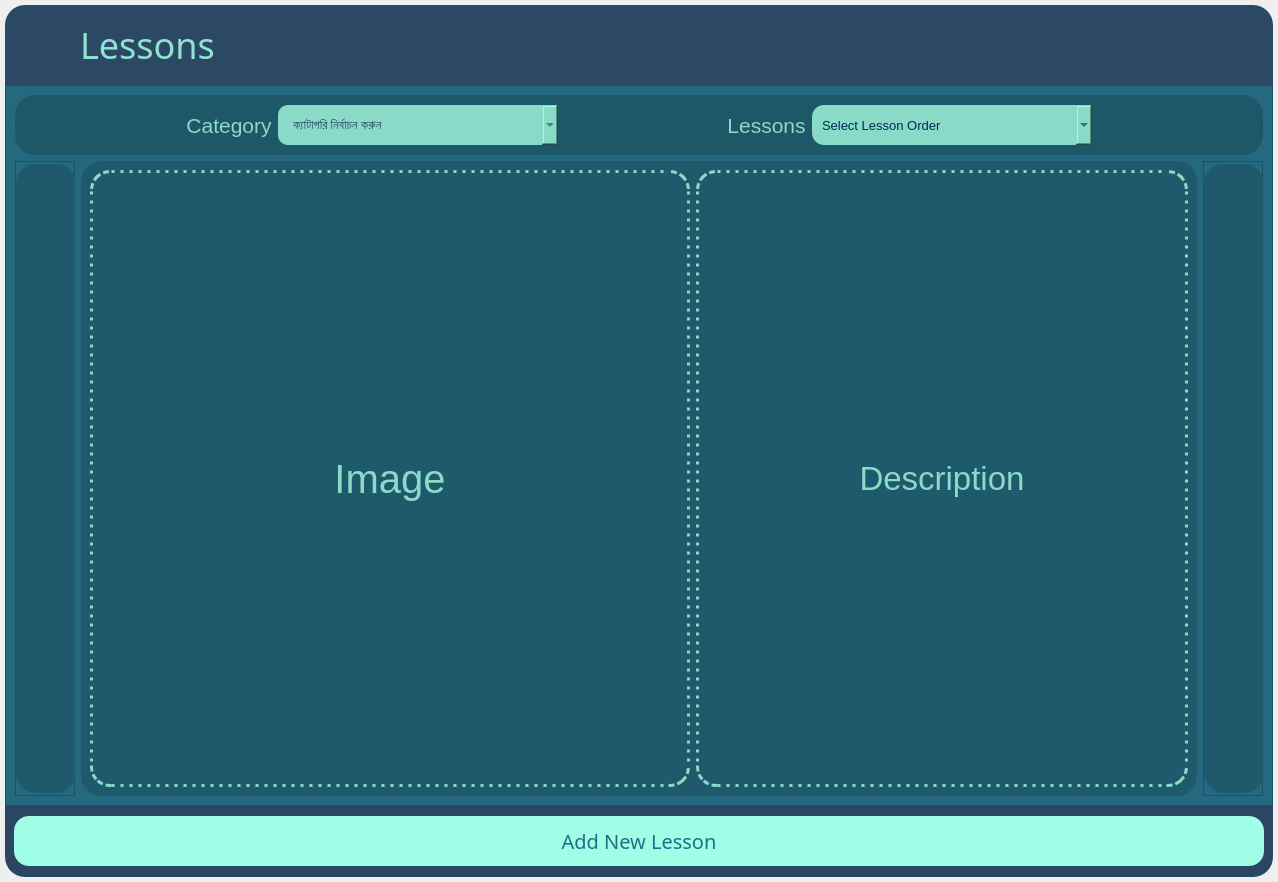
<?xml version="1.0" encoding="UTF-8"?>
<ui version="4.0">
 <class>MainWindow</class>
 <widget class="QMainWindow" name="MainWindow">
  <property name="geometry">
   <rect>
    <x>0</x>
    <y>0</y>
    <width>1278</width>
    <height>882</height>
   </rect>
  </property>
  <property name="sizePolicy">
   <sizepolicy hsizetype="Maximum" vsizetype="Maximum">
    <horstretch>0</horstretch>
    <verstretch>0</verstretch>
   </sizepolicy>
  </property>
  <property name="minimumSize">
   <size>
    <width>1200</width>
    <height>882</height>
   </size>
  </property>
  <property name="windowTitle">
   <string>MainWindow</string>
  </property>
  <widget class="QWidget" name="centralwidget">
   <property name="sizePolicy">
    <sizepolicy hsizetype="Expanding" vsizetype="Expanding">
     <horstretch>0</horstretch>
     <verstretch>0</verstretch>
    </sizepolicy>
   </property>
   <layout class="QVBoxLayout" name="verticalLayout">
    <property name="spacing">
     <number>0</number>
    </property>
    <property name="leftMargin">
     <number>5</number>
    </property>
    <property name="topMargin">
     <number>5</number>
    </property>
    <property name="rightMargin">
     <number>5</number>
    </property>
    <property name="bottomMargin">
     <number>5</number>
    </property>
    <item>
     <widget class="QFrame" name="top_frame">
      <property name="minimumSize">
       <size>
        <width>1180</width>
        <height>80</height>
       </size>
      </property>
      <property name="maximumSize">
       <size>
        <width>16777215</width>
        <height>80</height>
       </size>
      </property>
      <property name="styleSheet">
       <string notr="true">background-color: #2B4865;
border-top-left-radius: 20px;
border-top-right-radius: 20px;</string>
      </property>
      <property name="frameShape">
       <enum>QFrame::StyledPanel</enum>
      </property>
      <property name="frameShadow">
       <enum>QFrame::Raised</enum>
      </property>
      <layout class="QHBoxLayout" name="horizontalLayout">
       <item>
        <widget class="QPushButton" name="btn_back_to_home">
         <property name="sizePolicy">
          <sizepolicy hsizetype="Preferred" vsizetype="Preferred">
           <horstretch>0</horstretch>
           <verstretch>0</verstretch>
          </sizepolicy>
         </property>
         <property name="minimumSize">
          <size>
           <width>0</width>
           <height>60</height>
          </size>
         </property>
         <property name="maximumSize">
          <size>
           <width>60</width>
           <height>60</height>
          </size>
         </property>
         <property name="baseSize">
          <size>
           <width>0</width>
           <height>4</height>
          </size>
         </property>
         <property name="font">
          <font>
           <pointsize>11</pointsize>
          </font>
         </property>
         <property name="cursor">
          <cursorShape>PointingHandCursor</cursorShape>
         </property>
         <property name="mouseTracking">
          <bool>true</bool>
         </property>
         <property name="styleSheet">
          <string notr="true">QPushButton {
	background-color: #2B4865 #256D85;
	border: none;
}

QPushButton:hover:!pressed
{
	background-color:  #256D85;
	border-radius: 30px;
}</string>
         </property>
         <property name="text">
          <string/>
         </property>
         <property name="icon">
          <iconset>
           <normaloff>../Images/back_icon.png</normaloff>../Images/back_icon.png</iconset>
         </property>
         <property name="iconSize">
          <size>
           <width>200</width>
           <height>200</height>
          </size>
         </property>
         <property name="autoDefault">
          <bool>false</bool>
         </property>
         <property name="default">
          <bool>false</bool>
         </property>
         <property name="flat">
          <bool>false</bool>
         </property>
        </widget>
       </item>
       <item>
        <widget class="QLabel" name="lbl_headline">
         <property name="font">
          <font>
           <family>Hind Siliguri Medium</family>
           <pointsize>27</pointsize>
          </font>
         </property>
         <property name="styleSheet">
          <string notr="true">color: #8FE3CF</string>
         </property>
         <property name="text">
          <string>Lessons</string>
         </property>
         <property name="alignment">
          <set>Qt::AlignLeading|Qt::AlignLeft|Qt::AlignVCenter</set>
         </property>
        </widget>
       </item>
      </layout>
     </widget>
    </item>
    <item>
     <widget class="QFrame" name="mid_frame">
      <property name="minimumSize">
       <size>
        <width>1180</width>
        <height>604</height>
       </size>
      </property>
      <property name="styleSheet">
       <string notr="true">
background-color:rgb(36, 105, 127);</string>
      </property>
      <property name="frameShape">
       <enum>QFrame::StyledPanel</enum>
      </property>
      <property name="frameShadow">
       <enum>QFrame::Raised</enum>
      </property>
      <layout class="QGridLayout" name="gridLayout">
       <item row="0" column="0" colspan="3">
        <widget class="QFrame" name="bottom_top_frame">
         <property name="minimumSize">
          <size>
           <width>0</width>
           <height>60</height>
          </size>
         </property>
         <property name="maximumSize">
          <size>
           <width>16777215</width>
           <height>60</height>
          </size>
         </property>
         <property name="styleSheet">
          <string notr="true">background-color: rgb(29, 88, 105);
color: rgb(137, 218, 199);
border-radius: 20px;</string>
         </property>
         <property name="frameShape">
          <enum>QFrame::StyledPanel</enum>
         </property>
         <property name="frameShadow">
          <enum>QFrame::Raised</enum>
         </property>
         <layout class="QHBoxLayout" name="horizontalLayout_2">
          <item>
           <spacer name="horizontalSpacer_3">
            <property name="orientation">
             <enum>Qt::Horizontal</enum>
            </property>
            <property name="sizeHint" stdset="0">
             <size>
              <width>141</width>
              <height>20</height>
             </size>
            </property>
           </spacer>
          </item>
          <item>
           <widget class="QLabel" name="lbl_category">
            <property name="font">
             <font>
              <pointsize>16</pointsize>
             </font>
            </property>
            <property name="text">
             <string>Category</string>
            </property>
            <property name="alignment">
             <set>Qt::AlignCenter</set>
            </property>
           </widget>
          </item>
          <item>
           <widget class="QComboBox" name="cmb_category">
            <property name="minimumSize">
             <size>
              <width>280</width>
              <height>40</height>
             </size>
            </property>
            <property name="font">
             <font>
              <family>Hind Siliguri</family>
              <pointsize>10</pointsize>
              <weight>50</weight>
              <bold>false</bold>
             </font>
            </property>
            <property name="styleSheet">
             <string notr="true">background-color: rgb(137, 218, 199);
padding-left: 15px;
border-radius: 10px;
color: rgb(43, 72, 101);</string>
            </property>
            <property name="currentText">
             <string>ক্যাটাগরি নির্বাচন করুন</string>
            </property>
            <item>
             <property name="text">
              <string>ক্যাটাগরি নির্বাচন করুন</string>
             </property>
            </item>
            <item>
             <property name="text">
              <string>নাম শিখন (Noun)</string>
             </property>
            </item>
            <item>
             <property name="text">
              <string>ক্রিয়া শিখন (Verb)</string>
             </property>
            </item>
            <item>
             <property name="text">
              <string>সম্পর্ক শিখন (Association)</string>
             </property>
            </item>
            <item>
             <property name="text">
              <string>কর্মধারা শিখন (Activity)</string>
             </property>
            </item>
           </widget>
          </item>
          <item>
           <spacer name="horizontalSpacer_6">
            <property name="orientation">
             <enum>Qt::Horizontal</enum>
            </property>
            <property name="sizeHint" stdset="0">
             <size>
              <width>143</width>
              <height>20</height>
             </size>
            </property>
           </spacer>
          </item>
          <item>
           <widget class="QLabel" name="lbl_lessons">
            <property name="font">
             <font>
              <pointsize>16</pointsize>
             </font>
            </property>
            <property name="text">
             <string>Lessons</string>
            </property>
            <property name="alignment">
             <set>Qt::AlignCenter</set>
            </property>
           </widget>
          </item>
          <item>
           <widget class="QComboBox" name="cmb_lessons">
            <property name="minimumSize">
             <size>
              <width>280</width>
              <height>40</height>
             </size>
            </property>
            <property name="font">
             <font>
              <pointsize>10</pointsize>
              <weight>50</weight>
              <bold>false</bold>
             </font>
            </property>
            <property name="styleSheet">
             <string notr="true">background-color: rgb(137, 218, 199);
border-radius: 12px;
color: rgb(0, 43, 91);
padding-left: 10px;</string>
            </property>
            <item>
             <property name="text">
              <string>Select Lesson Order</string>
             </property>
            </item>
           </widget>
          </item>
          <item>
           <spacer name="horizontalSpacer_5">
            <property name="orientation">
             <enum>Qt::Horizontal</enum>
            </property>
            <property name="sizeHint" stdset="0">
             <size>
              <width>141</width>
              <height>20</height>
             </size>
            </property>
           </spacer>
          </item>
         </layout>
        </widget>
       </item>
       <item row="1" column="0">
        <widget class="QFrame" name="left_btn_frame">
         <property name="minimumSize">
          <size>
           <width>60</width>
           <height>629</height>
          </size>
         </property>
         <property name="maximumSize">
          <size>
           <width>60</width>
           <height>16777215</height>
          </size>
         </property>
         <property name="styleSheet">
          <string notr="true"/>
         </property>
         <property name="frameShape">
          <enum>QFrame::StyledPanel</enum>
         </property>
         <property name="frameShadow">
          <enum>QFrame::Raised</enum>
         </property>
         <layout class="QVBoxLayout" name="verticalLayout_3">
          <property name="leftMargin">
           <number>0</number>
          </property>
          <property name="topMargin">
           <number>0</number>
          </property>
          <property name="rightMargin">
           <number>0</number>
          </property>
          <property name="bottomMargin">
           <number>0</number>
          </property>
          <item>
           <widget class="QPushButton" name="btn_left">
            <property name="minimumSize">
             <size>
              <width>60</width>
              <height>629</height>
             </size>
            </property>
            <property name="maximumSize">
             <size>
              <width>60</width>
              <height>16777215</height>
             </size>
            </property>
            <property name="cursor">
             <cursorShape>PointingHandCursor</cursorShape>
            </property>
            <property name="styleSheet">
             <string notr="true">QPushButton {background-color: rgb(30, 90, 108); border-radius: 20px;}

QPushButton::hover  {
	background-color: rgb(20, 62, 74);
}
</string>
            </property>
            <property name="text">
             <string/>
            </property>
            <property name="icon">
             <iconset>
              <normaloff>../Images/left.png</normaloff>../Images/left.png</iconset>
            </property>
            <property name="iconSize">
             <size>
              <width>100</width>
              <height>100</height>
             </size>
            </property>
           </widget>
          </item>
         </layout>
        </widget>
       </item>
       <item row="1" column="1">
        <widget class="QFrame" name="middle_content_frame">
         <property name="styleSheet">
          <string notr="true">background-color: rgb(30, 90, 108);
border-radius: 20px;</string>
         </property>
         <property name="frameShape">
          <enum>QFrame::StyledPanel</enum>
         </property>
         <property name="frameShadow">
          <enum>QFrame::Raised</enum>
         </property>
         <layout class="QHBoxLayout" name="horizontalLayout_7">
          <item>
           <widget class="QLabel" name="lbl_image">
            <property name="minimumSize">
             <size>
              <width>600</width>
              <height>571</height>
             </size>
            </property>
            <property name="font">
             <font>
              <pointsize>30</pointsize>
             </font>
            </property>
            <property name="styleSheet">
             <string notr="true">border: 3px dotted  rgb(137, 218, 199);
color: rgb(137, 218, 199);</string>
            </property>
            <property name="text">
             <string>Image</string>
            </property>
            <property name="alignment">
             <set>Qt::AlignCenter</set>
            </property>
           </widget>
          </item>
          <item>
           <widget class="QLabel" name="lbl_image_text">
            <property name="minimumSize">
             <size>
              <width>390</width>
              <height>300</height>
             </size>
            </property>
            <property name="maximumSize">
             <size>
              <width>500</width>
              <height>16777215</height>
             </size>
            </property>
            <property name="font">
             <font>
              <pointsize>25</pointsize>
             </font>
            </property>
            <property name="styleSheet">
             <string notr="true">border: 3px dotted  rgb(137, 218, 199);
color: rgb(137, 218, 199);</string>
            </property>
            <property name="text">
             <string>Description</string>
            </property>
            <property name="alignment">
             <set>Qt::AlignCenter</set>
            </property>
            <property name="wordWrap">
             <bool>true</bool>
            </property>
           </widget>
          </item>
         </layout>
        </widget>
       </item>
       <item row="1" column="2">
        <widget class="QFrame" name="right_btn_frame">
         <property name="minimumSize">
          <size>
           <width>60</width>
           <height>629</height>
          </size>
         </property>
         <property name="maximumSize">
          <size>
           <width>60</width>
           <height>16777215</height>
          </size>
         </property>
         <property name="styleSheet">
          <string notr="true"/>
         </property>
         <property name="frameShape">
          <enum>QFrame::StyledPanel</enum>
         </property>
         <property name="frameShadow">
          <enum>QFrame::Raised</enum>
         </property>
         <layout class="QVBoxLayout" name="verticalLayout_4">
          <property name="leftMargin">
           <number>0</number>
          </property>
          <property name="topMargin">
           <number>0</number>
          </property>
          <property name="rightMargin">
           <number>0</number>
          </property>
          <property name="bottomMargin">
           <number>0</number>
          </property>
          <item>
           <widget class="QPushButton" name="btn_right">
            <property name="minimumSize">
             <size>
              <width>60</width>
              <height>629</height>
             </size>
            </property>
            <property name="maximumSize">
             <size>
              <width>60</width>
              <height>16777215</height>
             </size>
            </property>
            <property name="cursor">
             <cursorShape>PointingHandCursor</cursorShape>
            </property>
            <property name="styleSheet">
             <string notr="true">QPushButton {background-color: rgb(30, 90, 108); border-radius: 20px;}

QPushButton::hover  {
	background-color: rgb(20, 62, 74);
}
</string>
            </property>
            <property name="text">
             <string/>
            </property>
            <property name="icon">
             <iconset>
              <normaloff>../Images/right.png</normaloff>../Images/right.png</iconset>
            </property>
            <property name="iconSize">
             <size>
              <width>100</width>
              <height>100</height>
             </size>
            </property>
           </widget>
          </item>
         </layout>
        </widget>
       </item>
      </layout>
     </widget>
    </item>
    <item>
     <widget class="QFrame" name="bottom_frame">
      <property name="minimumSize">
       <size>
        <width>1180</width>
        <height>71</height>
       </size>
      </property>
      <property name="maximumSize">
       <size>
        <width>16777215</width>
        <height>70</height>
       </size>
      </property>
      <property name="styleSheet">
       <string notr="true">background-color: rgb(42, 70, 98);
border-bottom-left-radius: 20px;
border-bottom-right-radius: 20px;</string>
      </property>
      <property name="frameShape">
       <enum>QFrame::StyledPanel</enum>
      </property>
      <property name="frameShadow">
       <enum>QFrame::Raised</enum>
      </property>
      <layout class="QHBoxLayout" name="horizontalLayout_3">
       <item>
        <widget class="QPushButton" name="btn_add_new_lessons">
         <property name="sizePolicy">
          <sizepolicy hsizetype="Minimum" vsizetype="Minimum">
           <horstretch>230</horstretch>
           <verstretch>40</verstretch>
          </sizepolicy>
         </property>
         <property name="minimumSize">
          <size>
           <width>250</width>
           <height>50</height>
          </size>
         </property>
         <property name="maximumSize">
          <size>
           <width>16777215</width>
           <height>50</height>
          </size>
         </property>
         <property name="font">
          <font>
           <family>Hind Siliguri Medium</family>
           <pointsize>15</pointsize>
           <weight>50</weight>
           <bold>false</bold>
          </font>
         </property>
         <property name="cursor">
          <cursorShape>PointingHandCursor</cursorShape>
         </property>
         <property name="styleSheet">
          <string notr="true">QPushButton {
background-color: rgb(160, 253, 230);
color:  #256D85 ;
border-radius: 15px;
}

QPushButton::hover {
	
	background-color: rgb(143, 227, 207);
	color: #2B4865;

}</string>
         </property>
         <property name="text">
          <string>Add New Lesson</string>
         </property>
         <property name="icon">
          <iconset>
           <normaloff>../Images/add_icon.png</normaloff>../Images/add_icon.png</iconset>
         </property>
         <property name="iconSize">
          <size>
           <width>30</width>
           <height>40</height>
          </size>
         </property>
        </widget>
       </item>
      </layout>
     </widget>
    </item>
   </layout>
  </widget>
 </widget>
 <resources/>
 <connections/>
</ui>
